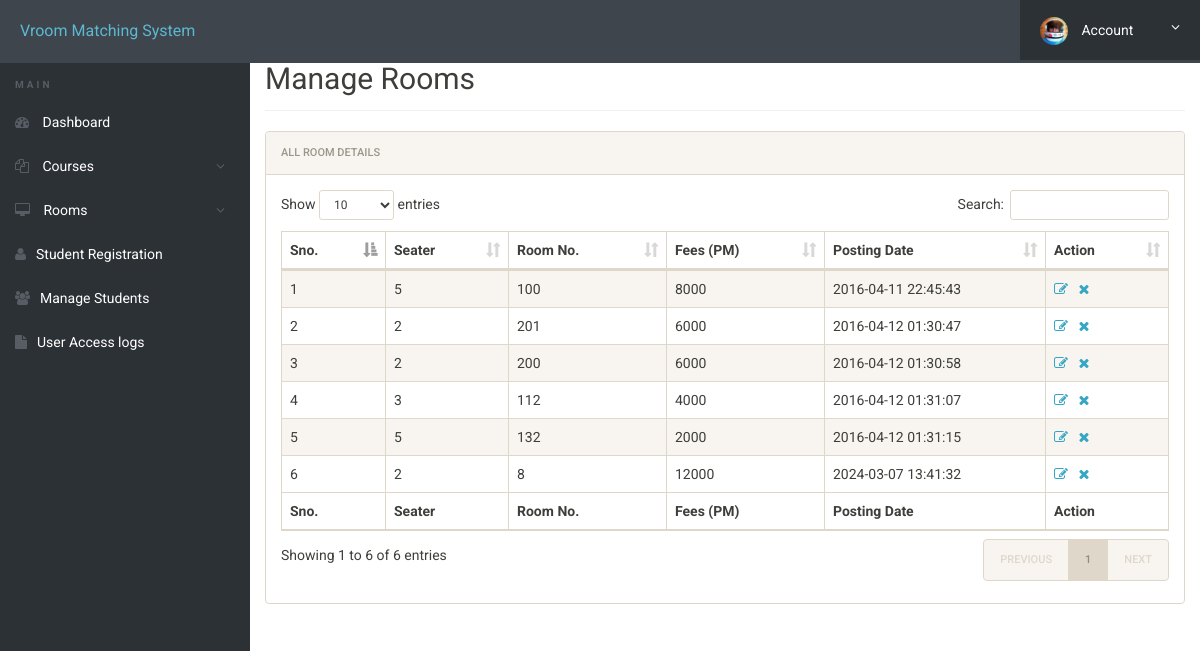
The app's page /admin/manage-rooms.php (signed in) with its own data.
### tables this page shows
CREATE TABLE `rooms` (
  `id` int(11) NOT NULL,
  `seater` int(11) DEFAULT NULL,
  `room_no` int(11) DEFAULT NULL,
  `fees` int(11) DEFAULT NULL,
  `posting_date` timestamp NULL DEFAULT current_timestamp()
);

### admin/manage-rooms.php (the view, shortened to what this page needs)
<?php
include('includes/config.php');
?>
<!doctype html>
<html lang="en" class="no-js">
<head>
	<link rel="stylesheet" href="css/font-awesome.min.css">
	<link rel="stylesheet" href="css/bootstrap.min.css">
	<link rel="stylesheet" href="css/dataTables.bootstrap.min.css">
	<link rel="stylesheet" href="css/bootstrap-social.css">
	<link rel="stylesheet" href="css/bootstrap-select.css">
	<link rel="stylesheet" href="css/fileinput.min.css">
	<link rel="stylesheet" href="css/awesome-bootstrap-checkbox.css">
	<link rel="stylesheet" href="css/style.css">
</head>
<body>
	<?php include('includes/header.php');?>
	<div class="ts-main-content">
			<?php include('includes/sidebar.php');?>
		<div class="content-wrapper">
			<div class="container-fluid">
				<div class="row">
					<div class="col-md-12">
						<h2 class="page-title" style="margin-top: 4%">Manage Rooms</h2>
						<div class="panel panel-default">
							<div class="panel-heading">All Room Details</div>
							<div class="panel-body">
								<table id="zctb" class="display table table-striped table-bordered table-hover" cellspacing="0" width="100%">
									<thead>
										<tr>
											<th>Sno.</th>
											<th>Seater</th>
											<th>Room No.</th>
											<th>Fees (PM) </th>
											<th>Posting Date  </th>
											<th>Action</th>
										</tr>
									</thead>
									<tfoot>
										<tr>
											<th>Sno.</th>
											<th>Seater</th>
											<th>Room No.</th>
											<th>Fees (PM) </th>
											<th>Posting Date  </th>
											<th>Action</th>
										</tr>
									</tfoot>
									<tbody>
<?php
$ret="select * from rooms";
$stmt= $mysqli->prepare($ret) ;
$stmt->execute() ;
$res=$stmt->get_result();
$cnt=1;
while($row=$res->fetch_object())
	  {
	  	?>
<tr><td><?php echo $cnt;;?></td>
<td><?php echo $row->seater;?></td>
<td><?php echo $row->room_no;?></td>
<td><?php echo $row->fees;?></td>
<td><?php echo $row->posting_date;?></td>
<td><a href="edit-room.php?id=<?php echo $row->id;?>"><i class="fa fa-edit"></i></a>&nbsp;&nbsp;
<a href="manage-rooms.php?del=<?php echo $row->id;?>" onclick="return confirm("Do you want to delete");"><i class="fa fa-close"></i></a></td>
										</tr>
									<?php
$cnt=$cnt+1;
									 } ?>
									</tbody>
								</table>
							</div>
						</div>
					</div>
				</div>
			</div>
		</div>
	</div>
</body>
</html>

### admin/includes/header.php (shortened to what this page needs)
<div class="brand clearfix">
		<a href="#" class="logo" style="font-size:16px;">Vroom Matching System</a>
		<ul class="ts-profile-nav">
			<li class="ts-account">
				<a href="#"><img src="img/ts-avatar.jpg" class="ts-avatar hidden-side" alt=""> Account <i class="fa fa-angle-down hidden-side"></i></a>
			</li>
		</ul>
	</div>

### admin/includes/sidebar.php (shortened to what this page needs)
<nav class="ts-sidebar">
			<ul class="ts-sidebar-menu">
				<li class="ts-label">Main</li>
				<li><a href="dashboard.php"><i class="fa fa-dashboard"></i> Dashboard</a></li>
					<li><a href="#"><i class="fa fa-files-o"></i> Courses</a>
				</li>
					<li><a href="#"><i class="fa fa-desktop"></i> Rooms</a>
				</li>
				<li><a href="registration.php"><i class="fa fa-user"></i>Student Registration</a></li>
				<li><a href="manage-students.php"><i class="fa fa-users"></i>Manage Students</a></li>
				<li><a href="access-log.php"><i class="fa fa-file"></i>User Access logs</a></li>
		</nav>

### admin/css/style.css (style rules this page uses)
html { font-size: 14px; }
@media only screen and (min-width: 480px) { html { font-size: 17px; } }
@media only screen and (min-width: 768px) { html { font-size: 14px; } }
body { font-size: 1em; }
a { color: #37a6c4; }
.panel { overflow: hidden; }
ul, li { margin: 0; padding: 0; list-style: none; }
.page-title { padding-bottom: 15px; margin-bottom: 20px; border-bottom: 1px solid #f0f0f0; }
.brand { background: #3e454c; position: relative; z-index: 3; position: fixed; width: 100%; top: 0; }
.brand .logo { box-sizing: border-box; padding: 20px; float: left; display: block; width: 200px; }
@media only screen and (min-width: 992px) { .brand .logo { width: 250px; } }
.brand .ts-profile-nav { float: right; display: none; }
.brand .ts-profile-nav li { float: left; position: relative; }
.brand .ts-profile-nav li a { display: block; padding: 20px; color: #fff; }
.brand .ts-profile-nav .ts-account .fa-angle-down { float: right; }
.brand .ts-profile-nav .ts-account > a { width: 180px; background: #2c3136; }
.brand .ts-profile-nav .ts-account .ts-avatar { border-radius: 50%; height: 28px; margin: -10px 0; margin-right: 10px; }
@media only screen and (min-width: 992px) { .brand .ts-profile-nav { display: block; } }
.ts-sidebar { background: #2c3136; max-height: 0; transition: max-height 0.3s; overflow: hidden; position: fixed; z-index: 2; width: 100%; bottom: 0; top: 60px; overflow-y: auto; }
@media only screen and (min-width: 992px) { .ts-sidebar { max-height: 100%; bottom: 0; } }
.ts-sidebar-menu .ts-label { color: #585c64; font-weight: bold; padding: 8px 15px; text-transform: uppercase; font-size: 10px; letter-spacing: 3px; margin-top: 10px; }
.ts-sidebar-menu a { display: block; text-decoration: none; padding: 12px 15px; color: #fff; }
.ts-sidebar-menu li { position: relative; }
.ts-sidebar-menu li i { color: #585c64; margin-right: 10px; }
.ts-main-content .content-wrapper { padding-top: 15px; margin-top: 10px; }
@media only screen and (min-width: 992px) { .ts-main-content .ts-sidebar { width: 250px; float: left; } }
@media only screen and (min-width: 992px) { .ts-main-content .content-wrapper { margin-left: 250px; } }

### records on screen
rooms: seater "5", room_no "100", fees "8000", posting_date "2016-04-11 22:45:43"
rooms: seater "2", room_no "201", fees "6000", posting_date "2016-04-12 01:30:47"
rooms: seater "2", room_no "200", fees "6000", posting_date "2016-04-12 01:30:58"
rooms: seater "3", room_no "112", fees "4000", posting_date "2016-04-12 01:31:07"
rooms: seater "5", room_no "132", fees "2000", posting_date "2016-04-12 01:31:15"
rooms: seater "2", room_no "8", fees "12000", posting_date "2024-03-07 13:41:32"
